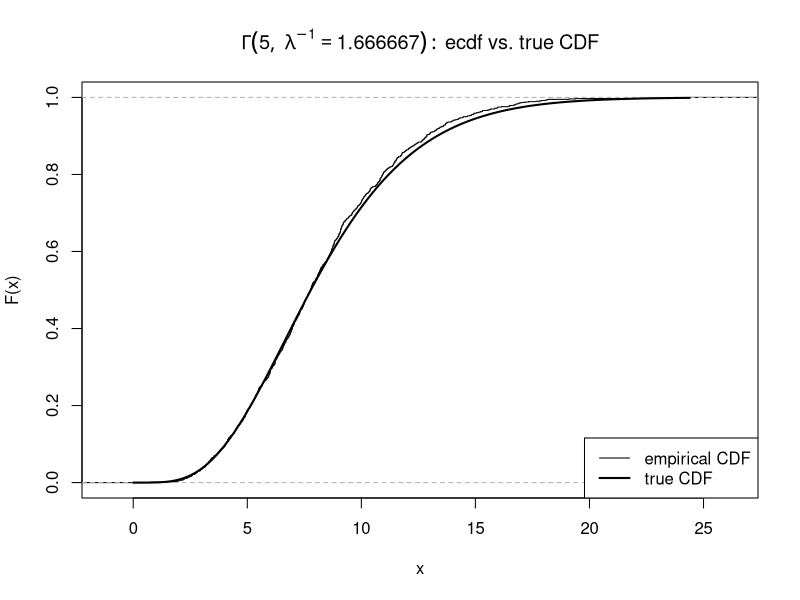
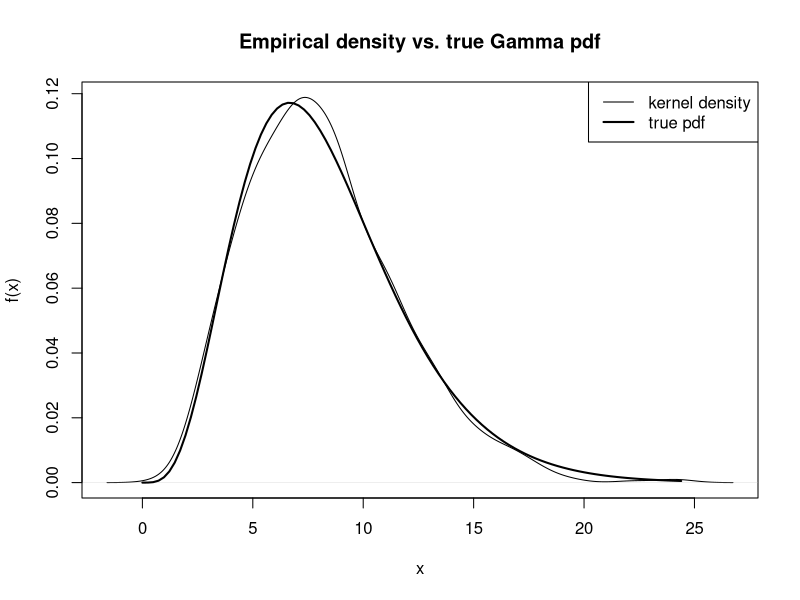

The R script that drew these images, in order:
rgamma_intshape_inv <- function(M, shape, rate = 1) {
  # Sanity check
  if (shape <= 0 || rate <= 0)
    stop("Both 'shape' and 'rate' must be positive.")
  if (abs(shape - round(shape)) > .Machine$double.eps^0.5)
    stop("'shape' must be an integer for this generator.")
  
  k <- as.integer(round(shape))
  
  U   <- runif(M * k)
  mat <- matrix(-log(U) / rate, nrow = k) 
  colSums(mat)
}

## ---------- parameters ----------
set.seed(2024)
M  <- 1000
n  <- 5          # shape
lam <- 0.6       # rate  λ   (scale = 1/λ = 1.666...)

## ---------- simulate ----------
g <- rgamma_intshape_inv(M, shape = n, rate = lam)

## ---------- true CDF and PDF ----------
Fgamma <- function(t) pgamma(t, shape = n, rate = lam)   # built-in pgamma
fgamma <- function(t) dgamma(t, shape = n, rate = lam)

## ---------- part b: ecdf vs true CDF ----------
plot(ecdf(g), do.points = FALSE,
     main = bquote(Gamma(.(n),~lambda^{-1}==.(1/lam)):~ecdf~vs.~true~CDF),
     xlab = "x", ylab = "F(x)")
curve(Fgamma, from = 0, to = max(g), add = TRUE, lwd = 2)
legend("bottomright", c("empirical CDF", "true CDF"),
       lty = c(1,1), lwd = c(1,2))

## ---------- part c: empirical density vs true PDF ----------
plot(density(g), main = "Empirical density vs. true Gamma pdf",
     xlab = "x", ylab = "f(x)")
curve(fgamma, from = 0, to = max(g), add = TRUE, lwd = 2)
legend("topright", c("kernel density", "true pdf"),
       lty = c(1,1), lwd = c(1,2))
